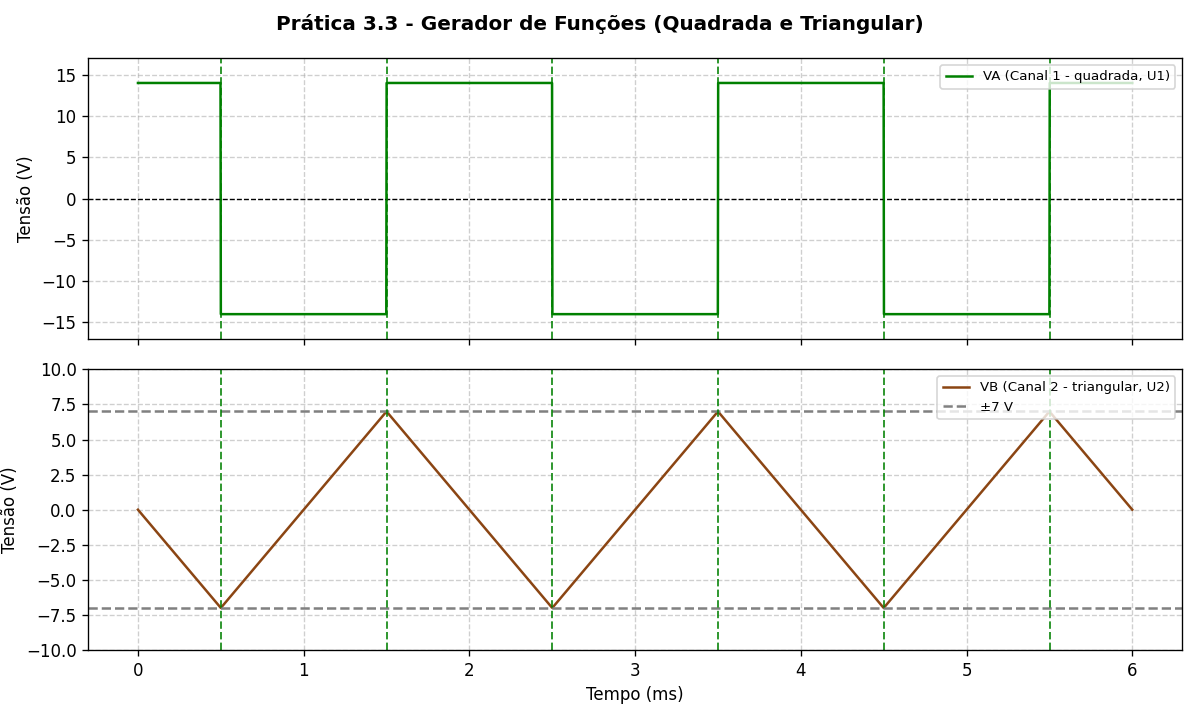

Source code (Python):
import matplotlib.pyplot as plt
import numpy as np

# Parâmetros
R = 10e3
C = 100e-9
R1 = 10e3      # VB -> pino 3 de U1
R2 = 20e3      # VA -> pino 3 de U1
V_sat = 14.0   # ajuste com o valor medido

VB_pk = (R1 / R2) * V_sat
f = R2 / (4 * R1 * R * C)
T = 1 / f
t = np.linspace(0, 3 * T, 3000)

# Integrador inversor: dVB/dt = -VA/RC.
# A quadrada troca exatamente nos picos do triângulo -> VA usa cos, VB usa sin.
VA = V_sat * np.sign(np.cos(2 * np.pi * f * t))
VB = -VB_pk * (2 / np.pi) * np.arcsin(np.sin(2 * np.pi * f * t))

# Conferência: com VA > 0 a rampa de VB nunca sobe
pos = (VA[:-1] > 0) & (VA[1:] > 0)
assert not np.any(np.diff(VB)[pos] > 1e-9), "fase VA/VB errada"

print(f"VA pico = ±{V_sat:.1f} V")
print(f"VB pico = ±{VB_pk:.1f} V")
print(f"f = {f:.0f} Hz  (T = {T * 1e3:.1f} ms)")

fig, (ax1, ax2) = plt.subplots(2, 1, figsize=(10, 6), sharex=True)
fig.suptitle("Prática 3.3 - Gerador de Funções (Quadrada e Triangular)",
             fontsize=12, weight="bold")

ax1.plot(t * 1e3, VA, color="green", label="VA (Canal 1 - quadrada, U1)")
ax1.axhline(0, color="black", linewidth=0.8, linestyle="--")
ax1.set_ylabel("Tensão (V)")
ax1.set_ylim(-17, 17)
ax1.grid(True, linestyle="--", alpha=0.6)
ax1.legend(loc="upper right", fontsize=8)

ax2.plot(t * 1e3, VB, color="saddlebrown",
         label="VB (Canal 2 - triangular, U2)")
ax2.axhline(VB_pk, color="gray", linestyle="--", label=f"±{VB_pk:.0f} V")
ax2.axhline(-VB_pk, color="gray", linestyle="--")
ax2.set_ylabel("Tensão (V)")
ax2.set_xlabel("Tempo (ms)")
ax2.set_ylim(-10, 10)
ax2.grid(True, linestyle="--", alpha=0.6)
ax2.legend(loc="upper right", fontsize=8)

# Linhas nas comutações de VA (= picos de VB)
for idx in np.flatnonzero(np.diff(VA)) + 1:
    for ax in (ax1, ax2):
        ax.axvline(t[idx] * 1e3, color="green", linestyle="--",
                   alpha=0.8, linewidth=1.2)

plt.tight_layout()
plt.savefig(__file__.replace(".py", ".png"), dpi=120)
plt.show()
